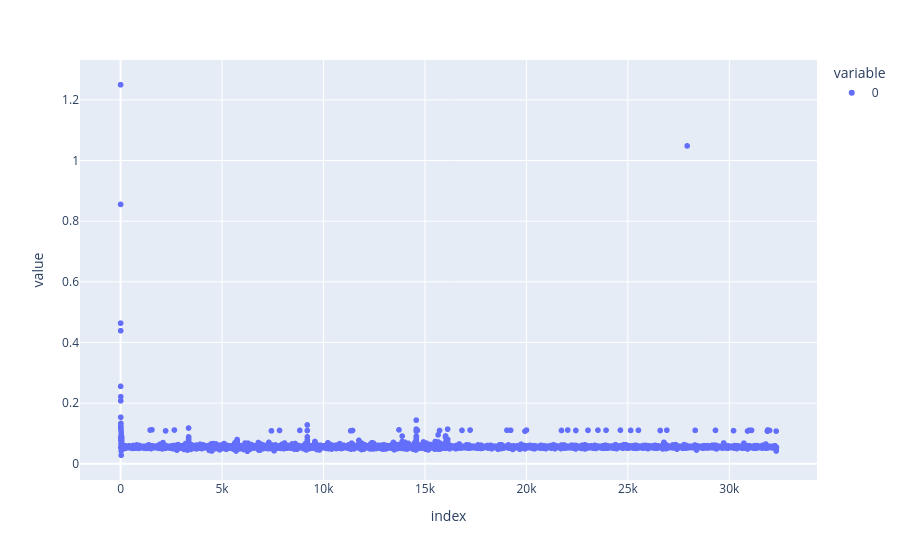

Notebook code for this chart:
### Code cell
px.scatter(
    [
        cs.distance(ps, ss) / (ps.full_speed + ss.full_speed) * 2
        for (ps, _), (ss, _2) in zip(samples[:-1], samples[1:])
    ]
)

### Figure 1 — Plotly figure (JSON) as saved in the notebook; plotly's stock layout.template omitted (floating-point values rounded to 4 significant figures; data arrays with more than 128 entries replaced by an {"elided": "..."} marker saying what was removed)
{"data": [{"hovertemplate": "variable=0<br>index=%{x}<br>value=%{y}<extra></extra>", "legendgroup": "0", "marker": {"color": "#636efa", "symbol": "circle"}, "mode": "markers", "name": "0", "showlegend": true, "type": "scattergl", "x": {"elided": "32319 int values"}, "xaxis": "x", "y": {"elided": "32319 float values"}, "yaxis": "y"}], "layout": {"legend": {"title": {"text": "variable"}, "tracegroupgap": 0}, "margin": {"t": 60}, "xaxis": {"anchor": "y", "domain": [0, 1], "title": {"text": "index"}}, "yaxis": {"anchor": "x", "domain": [0, 1], "title": {"text": "value"}}}}
